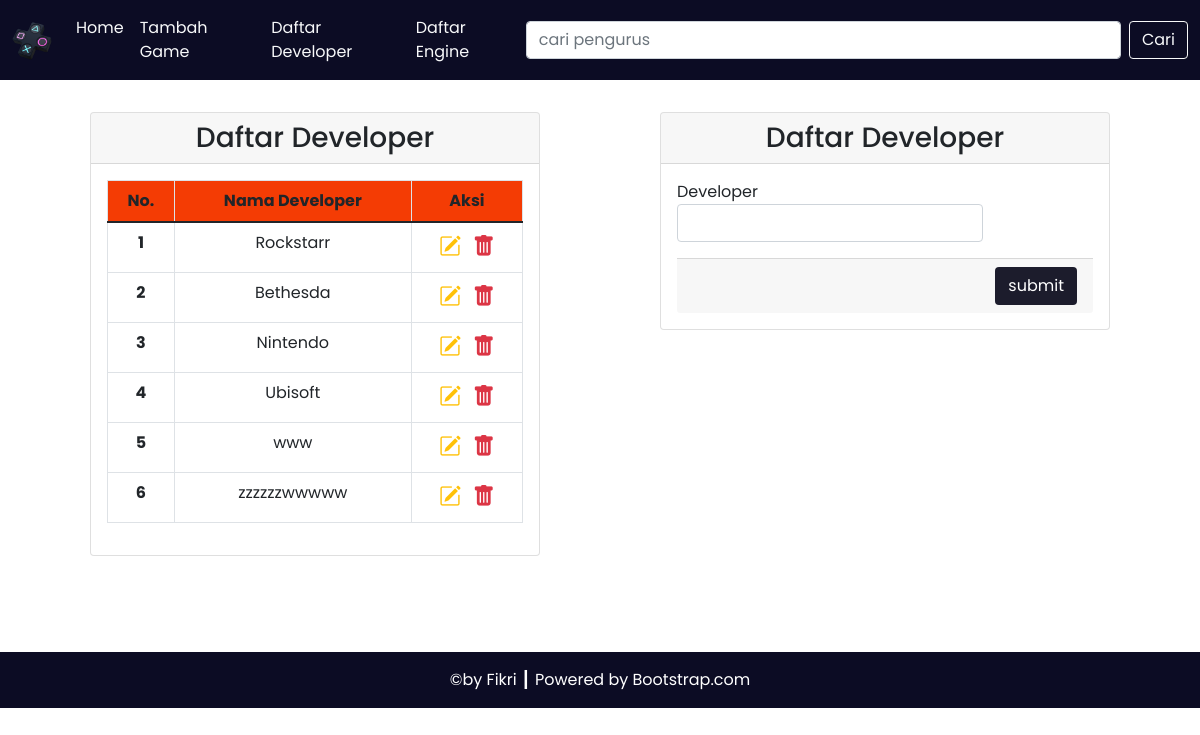
The page /developer.php on the database its author committed.
### tables this page shows
CREATE TABLE `developer` (
  `developer_id` int(11) NOT NULL,
  `developer_nama` varchar(100) DEFAULT NULL
);

### config/db.php (called while the page is built)
<?php
$DB_HOST = "localhost";
$DB_USERNAME = "root";
$DB_PASSWORD = "";
$DB_NAME = "db_ormawa";

### classes/DB.php (called while the page is built, shortened)
<?php
class DB
{
    private $hostname;
    private $username;
    private $password;
    private $dbname;
    private $conn;
    private $result;
    function __construct($hostname, $username, $password, $dbname)
    {
        $this->hostname = $hostname;
        $this->username = $username;
        $this->password = $password;
        $this->dbname = $dbname;
    }
    function open()
    {
        $this->conn = mysqli_connect($this->hostname, $this->username, $this->password, $this->dbname);
    }
    function execute($query)
    {
        $this->result = mysqli_query($this->conn, $query);
    }
    function getResult()
    {
        return mysqli_fetch_array($this->result);
    }
}

### classes/Developer.php (called while the page is built, shortened)
<?php
class Developer extends DB
{
    function getDeveloper()
    {
        $query = "SELECT * FROM developer";
        return $this->execute($query);
    }
}

### developer.php (the view, shortened to what this page needs)
<?php
include('config/db.php');
include('classes/DB.php');
include('classes/Developer.php');
$divisi = new Developer($DB_HOST, $DB_USERNAME, $DB_PASSWORD, $DB_NAME);
$divisi->open();
if (isset($_POST['btn-cari'])) {
    $divisi->searchDeveloper($_POST['cari']);
} else {
    $divisi->getDeveloper();
}
$header = '<tr>
<th scope="row">No.</th>
<th scope="row">Nama Developer</th>
<th scope="row">Aksi</th>
</tr>';
$data = null;
$no = 1;
while ($div = $divisi->getResult()) {
    $data .= '<tr>
    <th scope="row">' . $no . '</th>
    <td>' . $div['developer_nama'] . '</td>
    <td style="font-size: 22px;">
        <a href="developer.php?edit=' . $div['developer_id'] . '" title="Edit Data"><i class="bi bi-pencil-square text-warning"></i></a>&nbsp;
        <a href="developer.php?hapus=' . $div['developer_id'] . '" title="Delete Data"><i class="bi bi-trash-fill text-danger"></i></a>
        </td>
    </tr>';
    $no++;
}
if (isset($_GET['edit'])) {
    $divisi->getDeveloperById($_GET['edit']);
    $value = $divisi->getResult();
    $data_form = '<form method="post" enctype="multipart/form-data">
<div class="mb-3 row">
    <label for="divisi_nama class="col-sm-3 col-form-label">Developer</label>
    <div class="col-sm-9">
        <input type="text" class="form-control" id="divisi_nama" name="divisi_nama" value="' . $value["developer_nama"] . '">
    </div>
</div>
<div class="card-footer text-end">
    <button type="submit" class="btn custom-btn text-white" name="submit">submit</button>
</div>
</form>';
} else {
    $data_form = '<form method="post" enctype="multipart/form-data">
    <div class="mb-3 row">
    <label for="divisi_nama class="col-sm-3 col-form-label">Developer</label>
    <div class="col-sm-9">
    <input type="text" class="form-control" id="divisi_nama" name="divisi_nama">
    </div>
    </div>
    <div class="card-footer text-end">
    <button type="submit" class="btn custom-btn text-white" name="submit">submit</button>
    </div>
    </form>';
}

### rows shown on the page
developer: developer_nama "Rockstarr"
developer: developer_nama "Bethesda"
developer: developer_nama "Nintendo"
developer: developer_nama "Ubisoft"
developer: developer_nama "www"
developer: developer_nama "zzzzzzwwwww"
